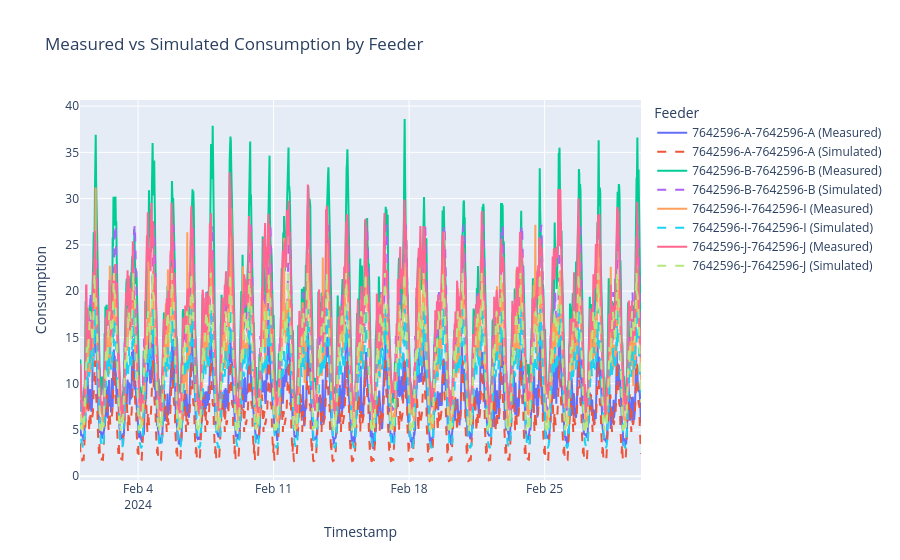

Notebook code for this chart:
### Code cell
def get_consumption_comparison(faraday_customer_indices_by_feeder):
    """
    Returns a DataFrame with timestamps and consumption values (both measured and simulated)
    for each feeder.
    
    Returns:
        pd.DataFrame with columns:
            - timestamp
            - feeder_id
            - measured_consumption
            - simulated_consumption
    """
    comparison_data = []
    
    for feeder_idx, feeder_id in enumerate(feeder_ids):
        feeder_customers = faraday_customer_indices_by_feeder[feeder_idx]
        selected_customers = faraday_df.iloc[feeder_customers]
        
        for timestamp in horden_timestamps:
            # Get measured consumption
            feeder_measurement = grouped_horden.get_group(
                (feeder_id, timestamp))['total_consumption_active_import'].iloc[0] / 1000
            
            # Calculate simulated consumption
            half_hour_idx = timestamp.hour * 2 + (timestamp.minute // 30)
            simulated_consumption = sum(
                float(eval(kwh)[half_hour_idx]) 
                for kwh in selected_customers['kwh']
            )
            
            comparison_data.append({
                'timestamp': timestamp,
                'feeder_id': feeder_id,
                'measured_consumption': feeder_measurement,
                'simulated_consumption': simulated_consumption
            })
    
    return pd.DataFrame(comparison_data)

# Example usage and plotting:
def plot_consumption_comparison(faraday_customer_indices_by_feeder):
    df = get_consumption_comparison(faraday_customer_indices_by_feeder)
    
    fig = go.Figure()
    
    for feeder_id in feeder_ids:
        feeder_data = df[df['feeder_id'] == feeder_id]
        
        # Add measured consumption line
        fig.add_trace(go.Scatter(
            x=feeder_data['timestamp'],
            y=feeder_data['measured_consumption'],
            name=f'{feeder_id} (Measured)',
            mode='lines',
            line=dict(dash='solid')
        ))
        
        # Add simulated consumption line
        fig.add_trace(go.Scatter(
            x=feeder_data['timestamp'],
            y=feeder_data['simulated_consumption'],
            name=f'{feeder_id} (Simulated)',
            mode='lines',
            line=dict(dash='dash')
        ))
    
    fig.update_layout(
        title='Measured vs Simulated Consumption by Feeder',
        xaxis_title='Timestamp',
        yaxis_title='Consumption',
        legend_title='Feeder'
    )
    
    fig.show()

# Find result with minimum error
min_error_idx = min(range(len(results)), key=lambda i: results[i]['error'])

print(f"Minimum error: {results[min_error_idx]['error']} kWh over the whole period")
print(f"Number of customers: {results[min_error_idx]['customer_count']   }")
plot_consumption_comparison(results[min_error_idx]['faraday_customer_indices_by_feeder'])

### Figure 1 — Plotly figure (JSON) as saved in the notebook; plotly's stock layout.template omitted (floating-point values rounded to 4 significant figures; data arrays with more than 128 entries replaced by an {"elided": "..."} marker saying what was removed)
{"data": [{"line": {"dash": "solid"}, "mode": "lines", "name": "7642596-A-7642596-A (Measured)", "type": "scatter", "x": {"elided": "1392 str values"}, "y": {"elided": "1392 float values"}}, {"line": {"dash": "dash"}, "mode": "lines", "name": "7642596-A-7642596-A (Simulated)", "type": "scatter", "x": {"elided": "1392 str values"}, "y": {"elided": "1392 float values"}}, {"line": {"dash": "solid"}, "mode": "lines", "name": "7642596-B-7642596-B (Measured)", "type": "scatter", "x": {"elided": "1392 str values"}, "y": {"elided": "1392 float values"}}, {"line": {"dash": "dash"}, "mode": "lines", "name": "7642596-B-7642596-B (Simulated)", "type": "scatter", "x": {"elided": "1392 str values"}, "y": {"elided": "1392 float values"}}, {"line": {"dash": "solid"}, "mode": "lines", "name": "7642596-I-7642596-I (Measured)", "type": "scatter", "x": {"elided": "1392 str values"}, "y": {"elided": "1392 float values"}}, {"line": {"dash": "dash"}, "mode": "lines", "name": "7642596-I-7642596-I (Simulated)", "type": "scatter", "x": {"elided": "1392 str values"}, "y": {"elided": "1392 float values"}}, {"line": {"dash": "solid"}, "mode": "lines", "name": "7642596-J-7642596-J (Measured)", "type": "scatter", "x": {"elided": "1392 str values"}, "y": {"elided": "1392 float values"}}, {"line": {"dash": "dash"}, "mode": "lines", "name": "7642596-J-7642596-J (Simulated)", "type": "scatter", "x": {"elided": "1392 str values"}, "y": {"elided": "1392 float values"}}], "layout": {"legend": {"title": {"text": "Feeder"}}, "title": {"text": "Measured vs Simulated Consumption by Feeder"}, "xaxis": {"title": {"text": "Timestamp"}}, "yaxis": {"title": {"text": "Consumption"}}}}
